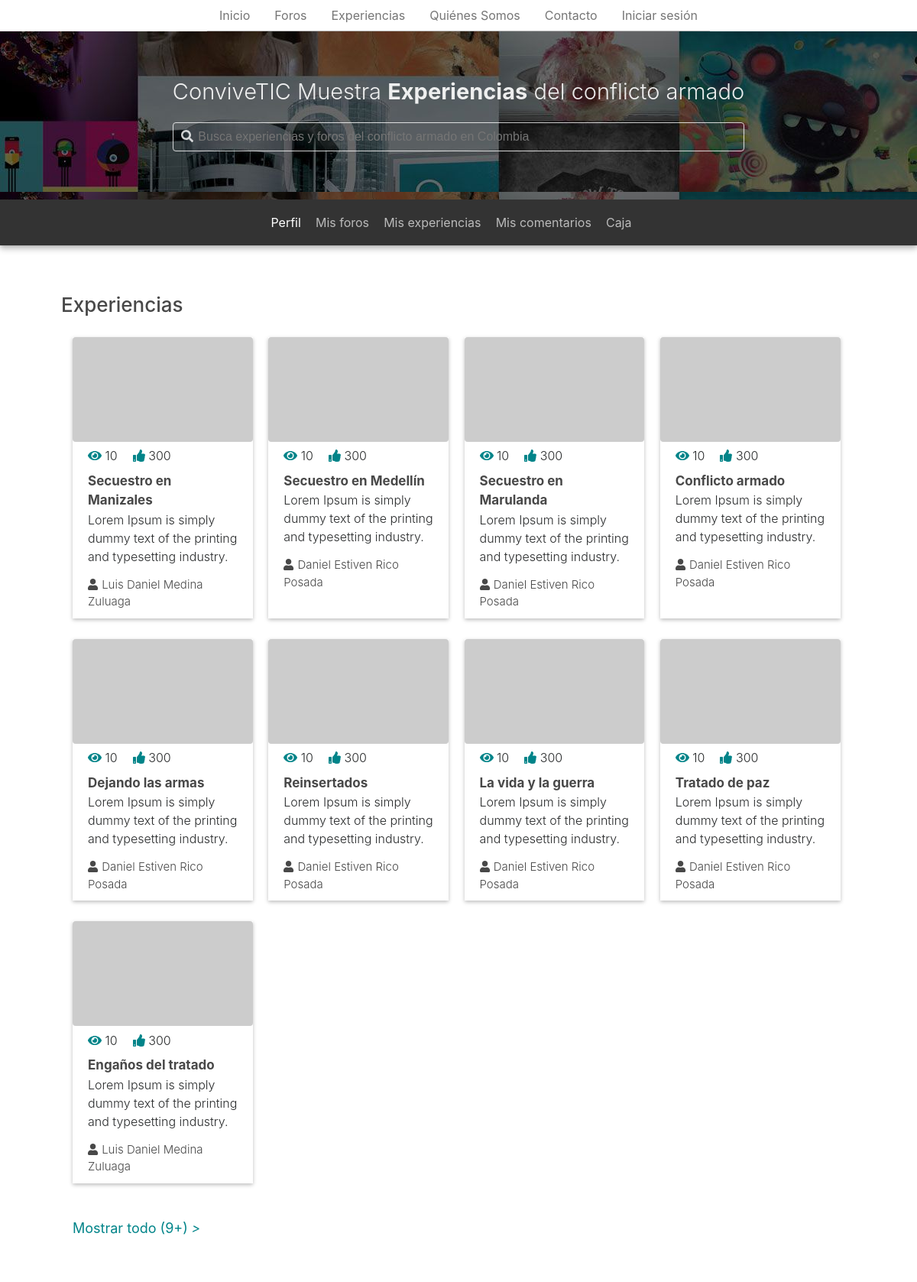
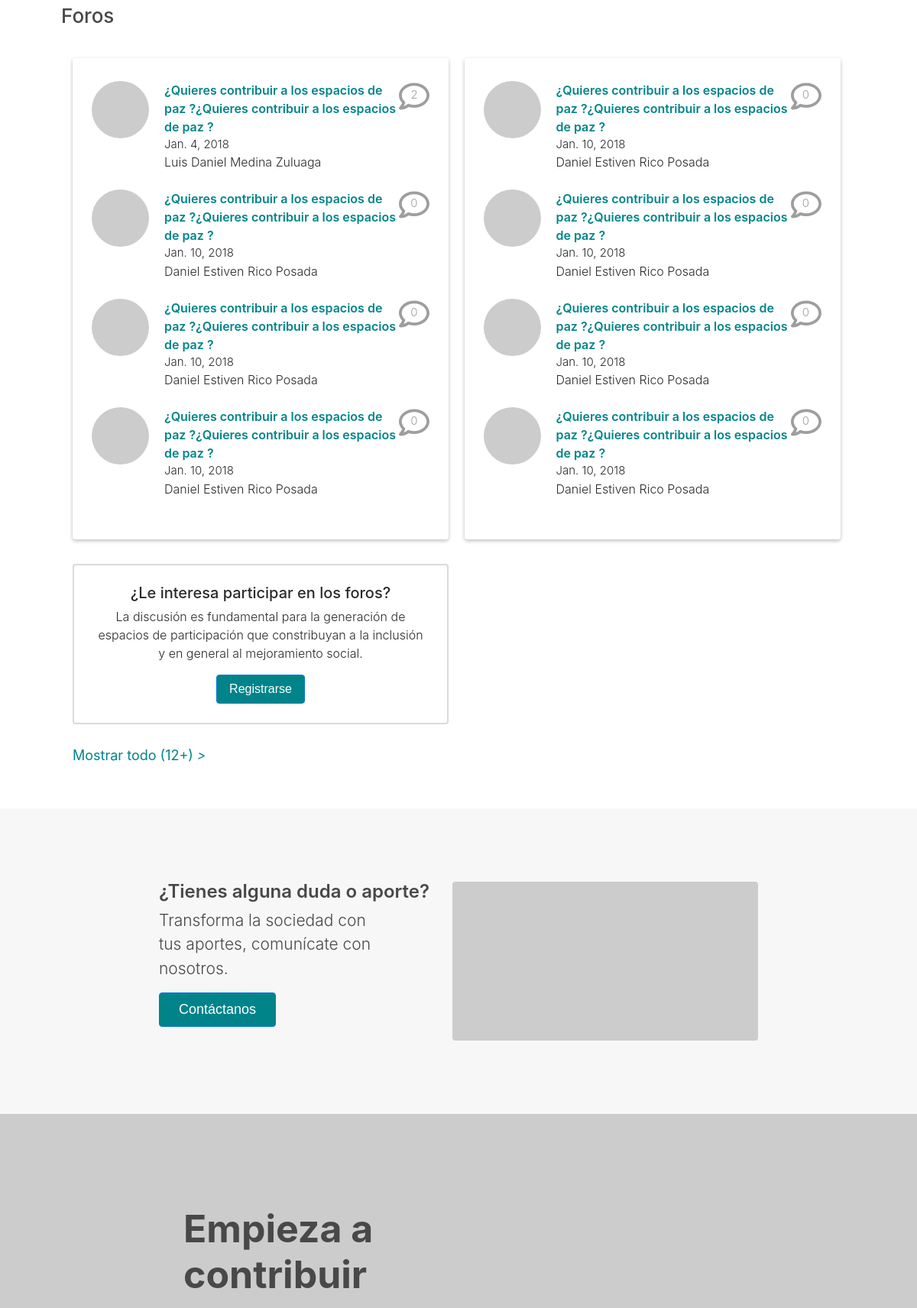
The page / (upper part) on the database its author committed (2 pictures, top to bottom).
### app/models.py (models this page shows)
class Experience(models.Model):
	author = models.ForeignKey(
		User,
		on_delete=models.SET_NULL,
		null=True
	)
	title = models.CharField(
		max_length = 100,
		default = ''
	)
	content = models.TextField(
		default="Experience content"
	)
	pub_date = models.DateField(
		default=date.today
	)
	video_url = models.CharField(
		max_length=50,
		null=True,
		blank=True
	)
	audio_url = models.CharField(
		max_length=100,
		null=True,
		blank=True
	)
	img = models.ImageField(
		upload_to="uploads/",
		null=True,
		blank=True
	)
	status = models.CharField(
		max_length = 20,
		choices = STATUS_CHOICES,
		default = 'R'
	)
	views = models.PositiveIntegerField(
		default = 0
	)
	likes = models.PositiveIntegerField(
		default = 0
	)
	tags = models.ManyToManyField(ExperienceTag)

class Thread(models.Model):
	author = models.ForeignKey(
		User,
		on_delete=models.SET_NULL,
		null=True
	)
	title = models.CharField(
		max_length=100,
		default=''
	)
	description = models.TextField(
		default="Thread description"
	)
	pub_date = models.DateField(
		default=date.today
	)
	video_url = models.CharField(
		max_length=50,
		null=True,
		blank=True
	)
	audio_url = models.CharField(
		max_length=100,
		null=True,
		blank=True
	)
	img = models.ImageField(
		upload_to="uploads/",
		null=True,
		blank=True
	)
	status = models.CharField(
		max_length = 20,
		choices = STATUS_CHOICES,
		default = 'R'
	)
	views = models.PositiveIntegerField(
		default = 0
	)
	tags = models.ManyToManyField(ThreadTag)

### app/views.py (the view)
# urls.py: path('', Index.as_view(), name='index'),
class Index(ListView):
	template_name = 'app/index.html'
	context_object_name = 'thread_list'
	queryset = Thread.objects.order_by('pub_date')[:4]
	def get_context_data(self, **kwargs):
		context = super().get_context_data(**kwargs)
		context['secondary_threads'] = Thread.objects.order_by('pub_date')[4:8]
		context['experiences'] = Experience.objects.order_by('pub_date')[:9]
		context['th_quantity'] = Thread.objects.all().count()
		return context

### app/templates/app/index.html (shortened to what this page needs)
{% extends 'app/base.html' %}
{% block content %}
	<div class="container-fluid p-container">
		<section class="exp-section">
			<div class="exp-gra-c">
				<h3 class="border exp-section-title">Experiencias</h3>
				<div class="experiences-c">
					{% for exp in experiences %}
					<div class="experience">
						<img class="rounded" src="http://via.placeholder.com/320x186">
						<div class="exp-data">
							<div class="detail-c">
								<div class="popular-data-c">
									<div class="views"><i class="fas fa-eye"></i> 10</div>
									<div class="likes"><i class="fas fa-thumbs-up"></i> 300</div>
								</div>
								<div class="exp-title"><a href="{% url 'experience-detail' exp.id %}">{{exp.title}}</a></div>
								<div class="content-c">
									<p>{{exp.content}}</p>
								</div>
								<div class="publisher"><i class="fas fa-user"></i>{{exp.author.get_full_name}}</div>
							</div>
						</div>
					</div>
					{% endfor %}
				</div>
				<div class="more-exp">
					<a href="{% url 'experiences' %}" >Mostrar todo ({{experiences.count}}+) <i>></i></a>
				</div>
			</div>
		</section>
		<section class="forum-section">
			<div class="for-gra-c">
				<h3 class="border for-section-title">Foros</h3>
				<div class="forum-c">
					<div class="forum rounded">
						{% for thread in thread_list %}
							<div class="forum-item">
								<div class="f-image">
									<img class="rounded-circle" src="http://via.placeholder.com/75x75">
								</div>
								<div class="forum-inline">
									<div class="for-data">
										<a href="{% url 'thread-detail' thread.id %}">{{thread.title}}</a>
										<div class="comment-c">
											<i class="far fa-comment"></i>
											<div class="comment-counter">
												{{thread.comment_set.count}}
											</div>
										</div>
									</div>
									<div class="forum-publisher">
										<p class="f-date">{{ thread.pub_date }}</p>
										<p class="f-name">{{ thread.author.get_full_name }}</p>
									</div>
								</div>
							</div>
						{% endfor %}
					</div>
					<div class="forum rounded">
						{% for thread in secondary_threads %}
							<div class="forum-item">
								<div class="f-image">
									<img class="rounded-circle" src="http://via.placeholder.com/75x75">
								</div>
								<div class="forum-inline">
									<div class="for-data">
										<a href="{% url 'thread-detail' thread.id %}">{{thread.title}}</a>
										<div class="comment-c">
											<i class="far fa-comment"></i>
											<div class="comment-counter">
												{{thread.comment_set.count}}
											</div>
										</div>
									</div>
									<div class="forum-publisher">
										<p class="f-date">{{ thread.pub_date }}</p>
										<p class="f-name">{{ thread.author.get_full_name }}</p>
									</div>
								</div>
							</div>
						{% endfor %}
					</div>
					<div class="f-aside">
						<div class="forum-invitation rounded">
							<h5>¿Le interesa participar en los foros?</h5>
							<p>La discusión es fundamental para la generación de espacios de participación que constribuyan a la inclusión y en general al mejoramiento social.</p>
							<button class="btn btn-primary">Registrarse</button>
						</div>
					</div>
				</div>
				<div class="more-forum">
					<a href="{% url 'forums' %}" >Mostrar todo ({{th_quantity}}+) <i>></i></a>
				</div>
			</div>
		</section>
	</div>
	<div class="container-fluid block-expl">
		<div class="contact-section">
			<div class="contact-c">
				<div class="left-c">
					<h4>¿Tienes alguna duda o aporte?</h4>
					<p>Transforma la sociedad con tus aportes, comunícate con nosotros.</p>
					<button class="btn btn-primary">Contáctanos</button>
				</div>
				<div class="right-c">
					<img class="rounded" src="http://via.placeholder.com/400x208">
				</div>
			</div>
		</div>
	</div>
	<div class="container-fluid start-section">
		<div class="start-c">
			<div class="start-content">
				<div class="float-content">
					<p>Empieza a contribuir</p>
				</div>
			</div>
			<img src="http://via.placeholder.com/2560x563">
		</div>
	</div>
{% endblock %}

### rows shown on the page
Experience: title "Secuestro en Manizales", content "Lorem Ipsum is simply dummy text of the printing and typesetting industry.…", author.get_full_name "Luis Daniel Medina Zuluaga"
Experience: title "Secuestro en Medellín", content "Lorem Ipsum is simply dummy text of the printing and typesetting industry.…", author.get_full_name "Daniel Estiven Rico Posada"
Experience: title "Secuestro en Marulanda", content "Lorem Ipsum is simply dummy text of the printing and typesetting industry.…", author.get_full_name "Daniel Estiven Rico Posada"
Experience: title "Conflicto armado", content "Lorem Ipsum is simply dummy text of the printing and typesetting industry.…", author.get_full_name "Daniel Estiven Rico Posada"
Experience: title "Dejando las armas", content "Lorem Ipsum is simply dummy text of the printing and typesetting industry.…", author.get_full_name "Daniel Estiven Rico Posada"
Experience: title "Reinsertados", content "Lorem Ipsum is simply dummy text of the printing and typesetting industry.…", author.get_full_name "Daniel Estiven Rico Posada"
Experience: title "La vida y la guerra", content "Lorem Ipsum is simply dummy text of the printing and typesetting industry.…", author.get_full_name "Daniel Estiven Rico Posada"
Experience: title "Tratado de paz", content "Lorem Ipsum is simply dummy text of the printing and typesetting industry.…", author.get_full_name "Daniel Estiven Rico Posada"
Experience: title "Engaños del tratado", content "Lorem Ipsum is simply dummy text of the printing and typesetting industry.…", author.get_full_name "Luis Daniel Medina Zuluaga"
Thread: title "¿Quieres contribuir a los espacios de paz ?¿Quieres contribuir a los espacios de paz ?", comment_set.count "2", pub_date "Jan. 4, 2018", author.get_full_name "Luis Daniel Medina Zuluaga"
Thread: title "¿Quieres contribuir a los espacios de paz ?¿Quieres contribuir a los espacios de paz ?", comment_set.count "0", pub_date "Jan. 10, 2018", author.get_full_name "Daniel Estiven Rico Posada"
Thread: title "¿Quieres contribuir a los espacios de paz ?¿Quieres contribuir a los espacios de paz ?", comment_set.count "0", pub_date "Jan. 10, 2018", author.get_full_name "Daniel Estiven Rico Posada"
Thread: title "¿Quieres contribuir a los espacios de paz ?¿Quieres contribuir a los espacios de paz ?", comment_set.count "0", pub_date "Jan. 10, 2018", author.get_full_name "Daniel Estiven Rico Posada"
Thread: title "¿Quieres contribuir a los espacios de paz ?¿Quieres contribuir a los espacios de paz ?", comment_set.count "0", pub_date "Jan. 10, 2018", author.get_full_name "Daniel Estiven Rico Posada"
Thread: title "¿Quieres contribuir a los espacios de paz ?¿Quieres contribuir a los espacios de paz ?", comment_set.count "0", pub_date "Jan. 10, 2018", author.get_full_name "Daniel Estiven Rico Posada"
Thread: title "¿Quieres contribuir a los espacios de paz ?¿Quieres contribuir a los espacios de paz ?", comment_set.count "0", pub_date "Jan. 10, 2018", author.get_full_name "Daniel Estiven Rico Posada"
Thread: title "¿Quieres contribuir a los espacios de paz ?¿Quieres contribuir a los espacios de paz ?", comment_set.count "0", pub_date "Jan. 10, 2018", author.get_full_name "Daniel Estiven Rico Posada"

### other values the page prints
{{ experiences.count }} "9"
{{ th_quantity }} "12"
